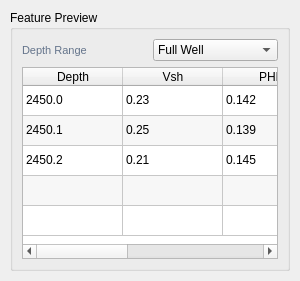
          <widget class="QWidget" name="tabFeaturePreview">
           <attribute name="title"><string>Preview</string></attribute>
           <layout class="QVBoxLayout" name="tabFeaturePreviewLayout">
            <property name="leftMargin"><number>10</number></property>
            <property name="topMargin"><number>10</number></property>
            <property name="rightMargin"><number>10</number></property>
            <property name="bottomMargin"><number>10</number></property>
            <item>
             <widget class="QGroupBox" name="grpFeaturePreview">
              <property name="title"><string>Feature Preview</string></property>
              <layout class="QVBoxLayout" name="grpFeaturePreviewLayout">
               <item>
                <layout class="QHBoxLayout" name="featurePreviewTop">
                 <item><widget class="QLabel" name="smallHint_10"><property name="styleSheet"><string notr="true">color:#64748B; font-size:8pt;</string></property><property name="text"><string>Depth Range</string></property></widget></item>
                 <item><widget class="QComboBox" name="cmbFeaturePreviewRange"><item><property name="text"><string>Full Well</string></property></item><item><property name="text"><string>Current Zone</string></property></item></widget></item>
                </layout>
               </item>
               <item>
                <widget class="QTableWidget" name="tblFeaturePreview">
                 <property name="alternatingRowColors"><bool>true</bool></property>
                 <property name="rowCount"><number>5</number></property>
                 <property name="columnCount"><number>5</number></property>
                 <attribute name="horizontalHeaderVisible"><bool>true</bool></attribute>
                 <attribute name="verticalHeaderVisible"><bool>false</bool></attribute>
                 <column><property name="text"><string>Depth</string></property></column>
                 <column><property name="text"><string>Vsh</string></property></column>
                 <column><property name="text"><string>PHIE</string></property></column>
                 <column><property name="text"><string>Sw</string></property></column>
                 <column><property name="text"><string>Poisson</string></property></column>
                 <item row="0" column="0"><property name="text"><string>2450.0</string></property></item>
                 <item row="0" column="1"><property name="text"><string>0.23</string></property></item>
                 <item row="0" column="2"><property name="text"><string>0.142</string></property></item>
                 <item row="0" column="3"><property name="text"><string>0.31</string></property></item>
                 <item row="0" column="4"><property name="text"><string>0.267</string></property></item>
                 <item row="1" column="0"><property name="text"><string>2450.1</string></property></item>
                 <item row="1" column="1"><property name="text"><string>0.25</string></property></item>
                 <item row="1" column="2"><property name="text"><string>0.139</string></property></item>
                 <item row="1" column="3"><property name="text"><string>0.33</string></property></item>
                 <item row="1" column="4"><property name="text"><string>0.271</string></property></item>
                 <item row="2" column="0"><property name="text"><string>2450.2</string></property></item>
                 <item row="2" column="1"><property name="text"><string>0.21</string></property></item>
                 <item row="2" column="2"><property name="text"><string>0.145</string></property></item>
                 <item row="2" column="3"><property name="text"><string>0.29</string></property></item>
                 <item row="2" column="4"><property name="text"><string>0.264</string></property></item>
                </widget>
               </item>
              </layout>
             </widget>
            </item>
           </layout>
          </widget>
